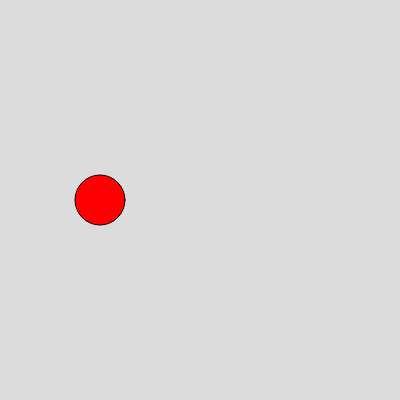
Frame 1 (no input)
Frame 60 (no input): identical to frame 1, image omitted
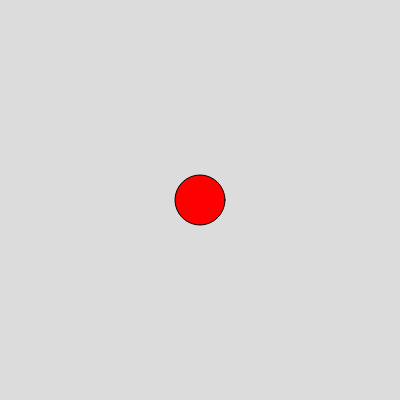
Frame 120 (the mouse pressed at the canvas centre since frame 60)

The p5.js sketch that drew these frames (run headless with seeded random() and noise() and a simulated clock; from frame 60 on, the mouse is pressed at the canvas centre):

// p5.js sketch
// ── sketch.js
// Project Title
// Your Name
// Date
//
// Extra for Experts:
// - describe what you did to take this project "above and beyond"
let ball;

function setup() {
  createCanvas(400, 400);
  ball = {
    x: 100,
    y: 200,
    radius: 25,
    fillColor: color(255, 0, 0)
  };
}

function draw() {
  background(220);
  fill(ball.fillColor);
  ellipse(ball.x, ball.y, ball.radius*2, ball.radius*2);
}

function mousePressed() {
  ball.x = mouseX;
  ball.y = mouseY;
}

function keyTyped() {
  if (key === "w") {
    ball.radius *= 1.1;
  }
  else if (key === "s") {
    ball.radius *= 0.9;
  }
}
